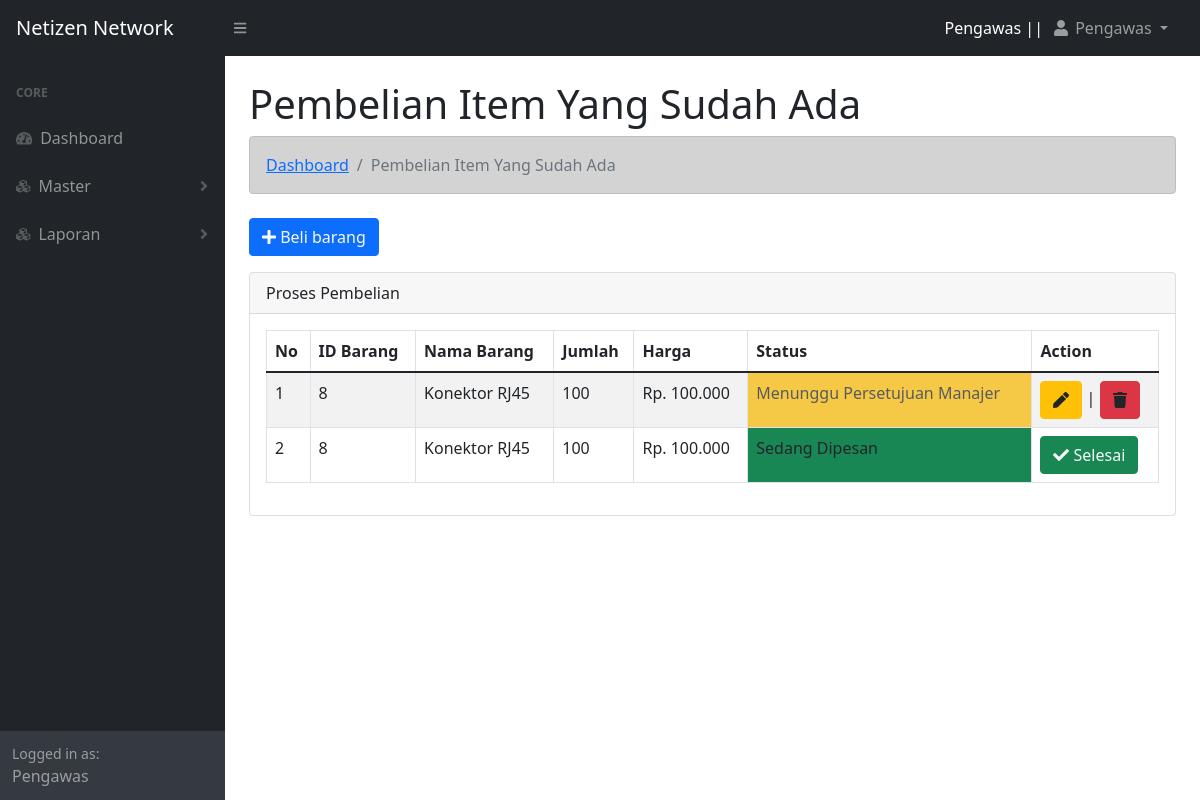
Screenshot of /operasional/pembelian.php (signed in) with the database file from the repository.
### tables this page shows
CREATE TABLE `tbl_karyawan` (
  `id_karyawan` int(11) NOT NULL,
  `nik` varchar(15) NOT NULL,
  `nama_karyawan` varchar(50) NOT NULL,
  `jenis_kelamin` varchar(10) NOT NULL,
  `alamat` text NOT NULL
);

CREATE TABLE `tbl_user` (
  `id_user` int(11) NOT NULL,
  `nik` varchar(15) NOT NULL,
  `username` varchar(30) NOT NULL,
  `password` varchar(30) NOT NULL,
  `level` varchar(15) NOT NULL
);

CREATE TABLE `tbl_pembelian` (
  `id_pembelian` int(11) NOT NULL,
  `nik` varchar(15) NOT NULL,
  `id_barang` int(11) NOT NULL,
  `jenis_pembelian` varchar(15) NOT NULL,
  `qty` int(5) NOT NULL,
  `harga` int(10) NOT NULL,
  `tanggal_pembelian` date NOT NULL,
  `keterangan` text NOT NULL,
  `status` int(1) NOT NULL
);

CREATE TABLE `tbl_barang` (
  `id_barang` int(11) NOT NULL,
  `nama_barang` varchar(20) NOT NULL,
  `stok` int(5) NOT NULL,
  `sisa_stok` int(10) NOT NULL
);

### functions.php (called while the page is built, shortened)
<?php
$koneksi = mysqli_connect("localhost","root","","webmanagement");
function query($query){
    global $koneksi;
    $result = mysqli_query($koneksi, $query);
    $rows = [];
    while ($row = mysqli_fetch_assoc($result)){
        $rows[] = $row;
    }
    return $rows;
}
?>

### operasional/pembelian.php (the view, shortened to what this page needs)
<?php
    $nik = $_SESSION["nik"];
    require '../functions.php';
    $pembelian = query("SELECT * from tbl_pembelian inner join tbl_barang on tbl_pembelian.id_barang = tbl_barang.id_barang where jenis_pembelian = 'Barang Lama' and status < 3 ");
?>
<!DOCTYPE html>
<html lang="en">
<head>
    <?php include "view/head.php";?>
</head>
<body class="sb-nav-fixed">
    <?php
        include "view/navbar.php";
        include "view/sidebar.php";
    ?>
    <div id="layoutSidenav_content">
        <main>
            <div class="container-fluid px-4">
                <h1 class="mt-4">Pembelian Item Yang Sudah Ada</h1>
                <ol class="breadcrumb alert alert-dark mb-4">
                    <li class="breadcrumb-item"><a href="index.php"> Dashboard </a></li>
                    <li class="breadcrumb-item active">Pembelian Item Yang Sudah Ada</li>
                </ol>
                <div class="row">
                    <div class="col">
                    <button class="btn btn-primary mb-3"><i class="fas fa-plus"></i> <a class="text-decoration-none text-light" href="form_pembelian.php">Beli barang</a> </button>
                        <div class="card mb-4">
                            <div class="card-header">
                                Proses Pembelian
                            </div>
                            <div class="card-body">
                                <table class="table table-striped table-bordered" id="tabel">
                                    <thead>
                                        <th>No</th>
                                        <th>ID Barang</th>
                                        <th>Nama Barang</th>
                                        <th>Jumlah</th>
                                        <th>Harga</th>
                                        <th>Status</th>
                                        <th>Action</th>
                                    </thead>
                                    <tbody>
                                        <?php $i = 1; foreach ($pembelian as $row):?>
                                            <tr>
                                                <td><?=$i;?></td>
                                                <td><?=$row["id_barang"];?></td>
                                                <td><?=$row["nama_barang"];?></td>
                                                <td><?=$row["qty"];?></td>
                                                <td>Rp. <?= number_format($row["harga"],0,',','.');?></td>
                                                <?php if($row["status"] == 0):?>
                                                    <td class="bg-warning opacity-75">Menunggu Persetujuan Manajer</td>
                                                    <td>
                                                        <button class="btn btn-warning"><a class="text-decoration-none text-dark" href="edit_pembelian.php?id_pembelian=<?=$row["id_pembelian"];?>"><i class="fas fa-pen"></i></a></button> |
                                                        <button class="btn btn-danger" onclick="return confirm('Hapus Pembelian?')"><a class="text-decoration-none text-dark" href="edit_pembelian.php?hapus_pembelian=<?=$row["id_pembelian"];?>"><i class="fas fa-trash"></i></a></button>
                                                    </td>
                                                <?php elseif($row["status"] == 1):?>
                                                    <td class="bg-primary">Disetujui</td>
                                                    <td><button class="btn btn-primary"><a class="text-decoration-none text-light" href="acc.php?lanjut=<?=$row["id_pembelian"];?>"><i class="fas fa-check"></i> Lanjutkan</a></button> </td>
                                                <?php elseif($row["status"] == 2):?>
                                                    <td class="bg-success">Sedang Dipesan</td>
                                                    <td><button class="btn btn-success"><a class="text-decoration-none text-light" href="acc.php?selesai=<?=$row["id_pembelian"];?>"><i class="fas fa-check"></i> Selesai</a></button> </td>
                                                <?php elseif($row["status"] == -1):?>
                                                    <td class="bg-danger">Ditolak</td>
                                                    <td><button class="btn btn-danger"><a class="text-decoration-none text-light" href="acc.php?hapus_lama=<?=$row["id_pembelian"];?>"><i class="fas fa-times"></i> Hapus</a></button> </td>
                                                <?php endif;?>
                                            </tr>
                                        <?php $i++ ; endforeach;?>
                                    </tbody>
                                </table>
                            </div>
                        </div>
                    </div>
                </div>
            </div>
        </main>
    </div>
</body>
</html>

### operasional/view/navbar.php (shortened to what this page needs)
<?php
$user = query("SELECT * from tbl_karyawan inner join tbl_user on tbl_karyawan.nik = tbl_user.nik where tbl_karyawan.nik = '$nik'")[0];
?>
<nav class="sb-topnav navbar navbar-expand navbar-dark bg-dark">
    <a class="navbar-brand ps-3" href="index.html">Netizen Network</a>
    <button class="btn btn-link btn-sm order-1 order-lg-0 me-4 me-lg-0" id="sidebarToggle" href="#!"><i class="fas fa-bars"></i></button>
    <ul class="navbar-nav ms-auto ms-md-0 me-3 me-lg-4">
        <li class="nav-item pt-2 text-white"><?= $user["level"];?> || </li>
        <li class="nav-item dropdown">
            <a class="nav-link dropdown-toggle" id="navbarDropdown" href="#" role="button" data-bs-toggle="dropdown" aria-expanded="false"><i class="fas fa-user fa-fw"></i> <?= $user["nama_karyawan"];?> </a>
        </li>
    </ul>
</nav>

### rows the page displays
tbl_karyawan: tbl_user.level "Pengawas", nama_karyawan "Pengawas"
tbl_pembelian: id_barang.id_barang "8", id_barang.nama_barang "Konektor RJ45", qty "100", harga "100.000"
tbl_pembelian: id_barang.id_barang "8", id_barang.nama_barang "Konektor RJ45", qty "100", harga "100.000"

### other values shown
$level "Pengawas"
